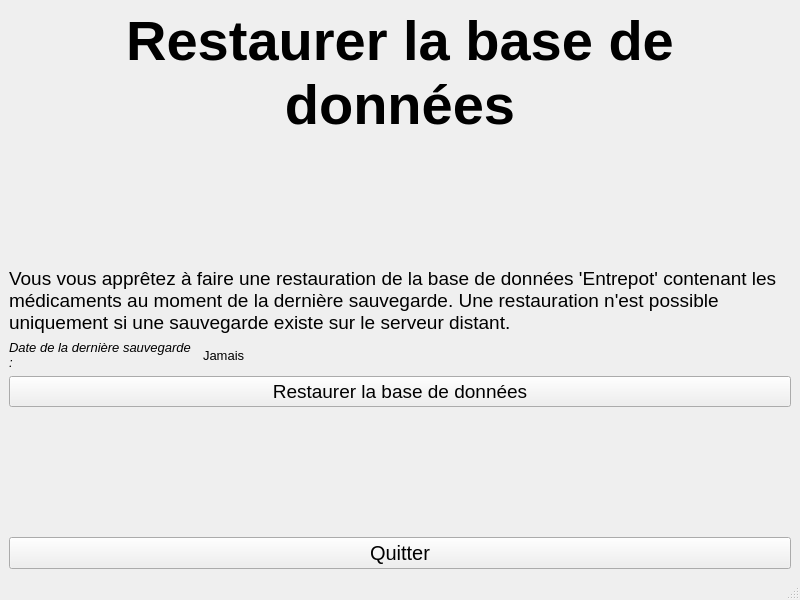
<?xml version="1.0" encoding="UTF-8"?>
<ui version="4.0">
 <class>BDDRestaurer</class>
 <widget class="QMainWindow" name="BDDRestaurer">
  <property name="geometry">
   <rect>
    <x>0</x>
    <y>0</y>
    <width>800</width>
    <height>600</height>
   </rect>
  </property>
  <property name="windowTitle">
   <string>PharmacieManager - Base de données</string>
  </property>
  <widget class="QWidget" name="centralwidget">
   <layout class="QVBoxLayout" name="verticalLayout">
    <item>
     <widget class="QLabel" name="Menu">
      <property name="font">
       <font>
        <pointsize>42</pointsize>
        <bold>true</bold>
       </font>
      </property>
      <property name="text">
       <string>Restaurer la base de données</string>
      </property>
      <property name="textFormat">
       <enum>Qt::TextFormat::AutoText</enum>
      </property>
      <property name="alignment">
       <set>Qt::AlignmentFlag::AlignCenter</set>
      </property>
      <property name="wordWrap">
       <bool>true</bool>
      </property>
      <property name="textInteractionFlags">
       <set>Qt::TextInteractionFlag::NoTextInteraction</set>
      </property>
     </widget>
    </item>
    <item>
     <spacer name="verticalSpacer">
      <property name="orientation">
       <enum>Qt::Orientation::Vertical</enum>
      </property>
      <property name="sizeHint" stdset="0">
       <size>
        <width>20</width>
        <height>138</height>
       </size>
      </property>
     </spacer>
    </item>
    <item>
     <widget class="QLabel" name="RestaurerInfo">
      <property name="font">
       <font>
        <pointsize>14</pointsize>
       </font>
      </property>
      <property name="text">
       <string>Vous vous apprêtez à faire une restauration de la base de données 'Entrepot' contenant les médicaments au moment de la dernière sauvegarde. Une restauration n'est possible uniquement si une sauvegarde existe sur le serveur distant.</string>
      </property>
      <property name="wordWrap">
       <bool>true</bool>
      </property>
      <property name="textInteractionFlags">
       <set>Qt::TextInteractionFlag::NoTextInteraction</set>
      </property>
     </widget>
    </item>
    <item>
     <layout class="QHBoxLayout" name="horizontalLayout">
      <item>
       <widget class="QLabel" name="InfoDate">
        <property name="font">
         <font>
          <pointsize>10</pointsize>
          <italic>true</italic>
         </font>
        </property>
        <property name="text">
         <string>Date de la dernière sauvegarde :</string>
        </property>
        <property name="wordWrap">
         <bool>true</bool>
        </property>
        <property name="textInteractionFlags">
         <set>Qt::TextInteractionFlag::NoTextInteraction</set>
        </property>
       </widget>
      </item>
      <item>
       <widget class="QLabel" name="Date">
        <property name="font">
         <font>
          <pointsize>10</pointsize>
         </font>
        </property>
        <property name="text">
         <string>Jamais</string>
        </property>
        <property name="wordWrap">
         <bool>true</bool>
        </property>
        <property name="textInteractionFlags">
         <set>Qt::TextInteractionFlag::NoTextInteraction</set>
        </property>
       </widget>
      </item>
      <item>
       <spacer name="horizontalSpacer">
        <property name="orientation">
         <enum>Qt::Orientation::Horizontal</enum>
        </property>
        <property name="sizeType">
         <enum>QSizePolicy::Policy::Fixed</enum>
        </property>
        <property name="sizeHint" stdset="0">
         <size>
          <width>400</width>
          <height>20</height>
         </size>
        </property>
       </spacer>
      </item>
     </layout>
    </item>
    <item>
     <widget class="QPushButton" name="Restaurer">
      <property name="font">
       <font>
        <pointsize>14</pointsize>
       </font>
      </property>
      <property name="text">
       <string>Restaurer la base de données</string>
      </property>
     </widget>
    </item>
    <item>
     <spacer name="verticalSpacer_2">
      <property name="orientation">
       <enum>Qt::Orientation::Vertical</enum>
      </property>
      <property name="sizeHint" stdset="0">
       <size>
        <width>20</width>
        <height>137</height>
       </size>
      </property>
     </spacer>
    </item>
    <item>
     <widget class="QPushButton" name="Quitter">
      <property name="font">
       <font>
        <pointsize>15</pointsize>
       </font>
      </property>
      <property name="text">
       <string>Quitter</string>
      </property>
     </widget>
    </item>
   </layout>
  </widget>
  <widget class="QStatusBar" name="statusbar"/>
 </widget>
 <resources/>
 <connections/>
</ui>
